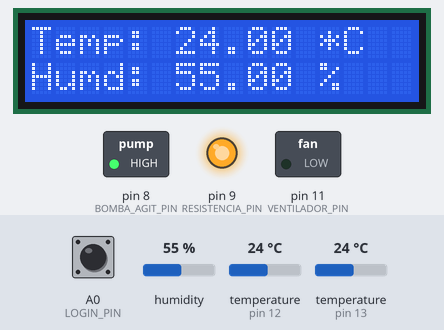
The sketch below on a simulated Arduino Uno, built with avr-gcc and run on an emulated ATmega328P. On the bench: 16×2 character LCD, switched loads named in the sketch (green lamp = pin HIGH), output pins drawn as LEDs (lit = HIGH). The test bench sets the inputs (shaded band); at power-on: humidity 55 %, temperature (sensors on pin 12, pin 13) 24 °C, A0 (LOGIN_PIN) HIGH. What the sketch prints to the serial monitor is not drawn.

Above: at 9.7 s.
9.8 s: humidity set to 81 %
At 14.1 s:
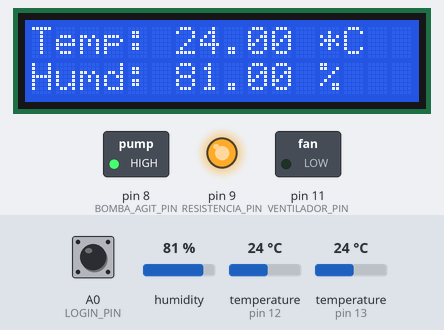
19.1 s: humidity set to 83 %
At 24.7 s:
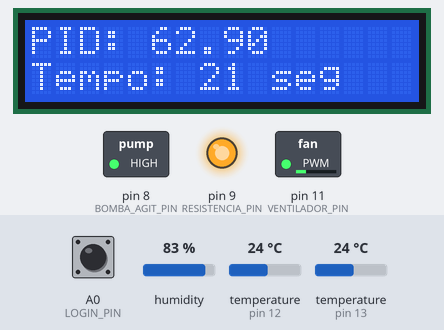
28.5 s: temperature (sensor on pin 12) set to 25.9 °C
At 30.8 s:
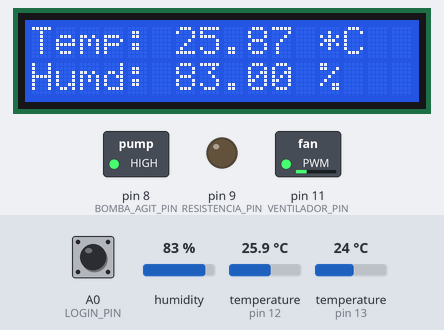
37.9 s: humidity set to 88 %
At 39.8 s:
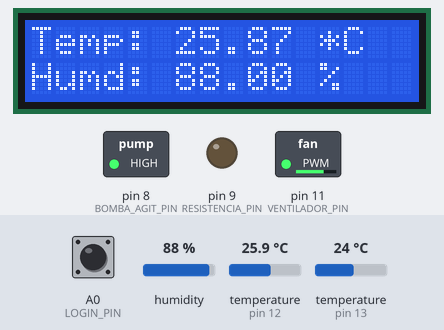
46.8 s: temperature (sensor on pin 12) set to 25.3 °C
At 52.7 s:
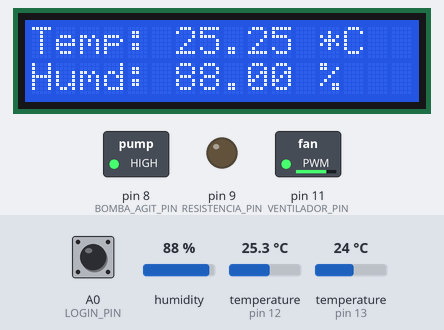
56.2 s: temperature (sensor on pin 12) set to 24.2 °C
At 56.5 s:
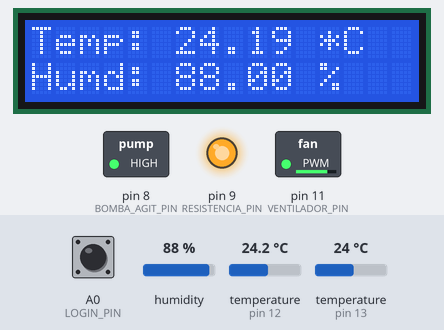
Timing chart, 0 to 66.3 s (numbered marks = the images above; inputs shaded):
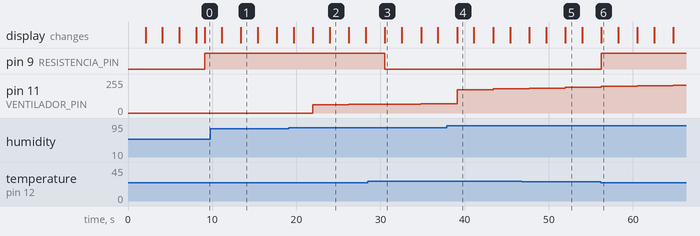

Measured:
- the behaviour switches between 82 and 83 % on humidity (found by bisection; images 1 and 2)
- the behaviour switches between 25.3 and 25.4 °C on temperature (sensor on pin 12) (found by bisection; images 2 and 3)
- the behaviour switches between 24.8 and 24.7 °C on temperature (sensor on pin 12) (found by bisection; images 5 and 6)
- after the input at 19.1 s, pin 11 (VENTILADOR_PIN): 0/255 → 62/255 after 2.9 s, → 65/255 4.3 s later
- after the input at 28.5 s, pin 9 (RESISTENCIA_PIN): HIGH → LOW after 2.0 s
- after the input at 56.2 s, pin 9 (RESISTENCIA_PIN): LOW → HIGH at once
- what the display in image 1 shows lasts 2.0 s, from 13.4 s to 15.4 s

The sketch:

CODIGO_170315.ino
```cpp
//Bibliotecas
#include <PID_v1.h>
#include <OneWire.h>
#include <DallasTemperature.h>
#include <DHT.h>
#include <LiquidCrystal.h>

//Comandos
#define ON 1      //Liga
#define OFF 0     //Desliga
#define PLUS 255  //Aumenta
#define LESS 0    //Diminui

// Pinos de entrada/saida da informação
#define TEMP_SENSOR_PIN 12  //Sensor de Temperatura
#define HUMD_SENSOR_PIN 13  //Sensor de Humidade
#define DHTTYPE DHT22       //Modelo do Sensor
#define BOMBA_AGIT_PIN 8    //Relé Bomba de Extração
#define RESISTENCIA_PIN 9   //Relé resistencia
#define VENTILADOR_PIN 11  //MD Ventilador
#define LOGIN_PIN A0  //MD Ventilador

//Valores pretendidos
#define HUMIDADE 80 //Valor relativo da humidade
#define HUMD_INC 2  //Valor da incerteza da humidade
#define TEMPERATURA 25 //Valor da temperatura
#define TEMP_INC 0.3   //Valor da incerteza da temperatura

//Variaveis de Controlo
int controlo = 0;
int contHumd, contTemp;

//Variaveis de informação
float h_humd, h_temp;//Leituras do sensor de humidade
float temp; //leitura do sensor de temperatura

//Variaveis PID
double  pidInput, pidOutput, Setpoint = HUMIDADE;
float KP = 20.25;//100
float KI = 7.175;//7.175
float KD = 0;//0

//Contagem das leituras
int resNum = 0;
double actTime = 0, lastTime = -120;

OneWire oneWire(TEMP_SENSOR_PIN); //Incialização do sesnsor de tempartura
DallasTemperature sensors(&oneWire);//Passa a referencia do oneWire para o Dallas
DHT dht(HUMD_SENSOR_PIN, DHTTYPE); //Incializa o sensor de Humidade
LiquidCrystal lcd(7, 6, 5, 4, 3, 2); //Iniclialização do LCD
PID epPID(&pidInput, &pidOutput, &Setpoint, KP, KI, KD, REVERSE); //Inicialização PID

void setup(void){
  //Preparação dos sensores
  sensors.begin(); //temperatura
  dht.begin();     //humidade

  //Inicia o PID
  epPID.SetMode(AUTOMATIC);
  //epPID.SetOutputLimits(25, 255);
  lcd.begin(16, 2); //LCD

  //Modo dos Pinos
  pinMode(LOGIN_PIN, INPUT);
  pinMode(TEMP_SENSOR_PIN, INPUT);
  pinMode(HUMD_SENSOR_PIN, INPUT_PULLUP);
  pinMode(RESISTENCIA_PIN, OUTPUT);
  pinMode(BOMBA_AGIT_PIN, OUTPUT);
  pinMode(VENTILADOR_PIN, OUTPUT);

  //Imprime a mesma mensagem no LCD
  lcd.setCursor(0, 0);
  lcd.print("Pool Control +");
  lcd.setCursor(0, 1);
  lcd.print("Everithing + 3.0");
  delay(2000);

  lcd.clear();
  lcd.setCursor(0, 0);
  lcd.print("Andre Oliveira");
  lcd.setCursor(0, 1);
  lcd.print("Barbara Santos");
  delay(2000);
  lcd.clear();
  lcd.setCursor(0, 0);
  lcd.print("Gabriel Azevedo");
  lcd.setCursor(0, 1);
  lcd.print("M Ines Almeida");
  delay(2000);
  lcd.clear();
  lcd.setCursor(0, 0);
  lcd.print("Tiago Moura");
  lcd.setCursor(0, 1);
  lcd.print("We Are Good ....");
  delay(2000);

  //faz login
  lcd.clear();
  while(digitalRead(LOGIN_PIN) == LOW){
    lcd.setCursor(2, 0);
    lcd.print("Introduza a");
    lcd.setCursor(0, 1);
    lcd.print("chave p/ iniciar");
  }
  //Comunicação Serial
  Serial.begin(9600); //Incia a cominuicação serial
  Serial.println("(C) Everithing Plus 3.0"); //Mensagem de Incialização
  Serial.println("Pool Control Plus");
  Serial.println("Produzido por: \n\t\tAndre Oliveira (1161260),\n\t\tBarbara Santos (1161033),\n\t\tJorge Gabriel Azevedo (1160929),\n\t\tM Ines Almeida (1160631),\n\t\tTiago Moura (1160715)");
  Serial.println("ISEP - Licenciatura em Engenharia de Sistemas (2016/17)");

  Serial.println("\n#\tt(s)\tT(*C)\tH(%)\tPID\tObs");
  //Liga a bomba de agitação
  digitalWrite(BOMBA_AGIT_PIN, HIGH);
}

void loop(void){

  actTime = millis()/1000;

  //Recebe informações dos parametros desajustados
  controlo = temperatura() + humidade();

  //Output da informação
  if((actTime - lastTime >= 1) && controlo != 1000 && controlo != 2000){ //25seg + tempo de processamento ~ 30seg e não há erros!
    resNum++;
    Serial.print(resNum);
    Serial.print("\t");
    Serial.print(actTime);
    Serial.print("\t");
    Serial.print(temp);
    Serial.print("\t");
    Serial.print(h_humd);
    Serial.print("\t");
    Serial.println(pidOutput);

    lastTime = actTime;
  }


  //Segue o caminho mais adquado
  switch(controlo){
    case 0:
      showInfoLCD(1);
      break;
    case 1:
      aquecimento(ON); //Temperatura Baixa
      showInfoLCD(1);
      break;
    case 2:
      aquecimento(OFF); //Temperatura Alta
      showInfoLCD(1);
      break;
    case 4:
      //Humidade Baixa
      ventilador();
      showInfoLCD(1);
      break;
    case 5:
      //Temperatura Baixa e Humidade Baixa
      aquecimento(ON);
      ventilador();
      showInfoLCD(1);
      break;
    case 6:
      //Temperatura Alta e Humidade Baixa
      aquecimento(OFF);
      ventilador();
      showInfoLCD(1);
      break;
    case 8:
      //Humidade Alta
      ventilador();
      showInfoLCD(1);
      break;
    case 9:
      //Temperatura Baixa e Humidade Alta
      aquecimento(ON);
      ventilador();
      showInfoLCD(1);
      break;
    case 10:
      //Temperatura Alta e Humidade Alta
      aquecimento(OFF);
      ventilador();
      showInfoLCD(1);
      break;
    default : //Valor com significado impossivel
      Serial.println("\t\t\t\t\tERRO: Leituras sem significado! Opa temos algum erro mas o que importa e' ter saude");
      showInfoLCD(0);

      break;
  }
  delay(1500);
}

int humidade(){ //Analiza a informação do sensor humidade
  h_humd = dht.readHumidity(); //Leitura da humidade do sensor de humidade
  h_temp = dht.readTemperature(); //Leitura da temperatura do sensor de humidade

  //Se acontecer algum erro com o sensor de humidade faz restart
  if (isnan(h_humd) || isnan(h_temp)) {
    return 1000;
  }

  //Analize dos valores
  if(h_humd < (HUMIDADE - HUMD_INC)){
    //Humidade baixa
    contHumd = 4;
  }else if (h_humd > (HUMIDADE + HUMD_INC)){
    //Humidade alta
    contHumd = 8;
  }else{
    //Humidade ok
    contHumd = 0;
  }

  return contHumd;
}

int temperatura(){ //Analiza a informação do sensor temperatura

  //Envia o request de temperatura
  sensors.requestTemperatures();
  temp = sensors.getTempCByIndex(0);
  //Saida do controlo

  //Analize dos valores
  if(temp < (TEMPERATURA - TEMP_INC)){
    //Temperatura baixa
    contTemp = 1;
  }else if (temp > (TEMPERATURA + TEMP_INC)){
    //Temperatura alta
    contTemp = 2;
  }else if (temp == -127){
    //Erro
    return 1000;
  }else{
    //Temperatura ok
    contTemp = 0;
  }

  //Temperatura ok
  return contTemp;
}

void ventilador(){
  //analogWrite(VENTILADOR_PIN, vel);
  pidInput = h_humd;
  epPID.Compute();
  analogWrite(VENTILADOR_PIN,pidOutput);
  //analogWrite(VENTILADOR_PIN,255);
}

void aquecimento(int pwr){
  digitalWrite(RESISTENCIA_PIN, pwr);
}

void showInfoLCD(int printFlag){
  if(printFlag == 1){
    lcd.clear();
    lcd.setCursor(0, 0);
    lcd.print("Temp: ");
    lcd.print(temp);
    lcd.print(" *C");

    lcd.setCursor(0, 1);
    lcd.print("Humd: ");
    lcd.print(h_humd);
    lcd.print(" %");

    delay(2000);

    lcd.clear();
    lcd.setCursor(0, 0);
    lcd.print("PID: ");
    lcd.print(pidOutput);

    lcd.setCursor(0, 1);
    lcd.print("Tempo: ");
    lcd.print((int)actTime);
    lcd.print(" seg");
  }else{
    lcd.clear();
    lcd.setCursor(0, 0);
    lcd.print("Erro Sensores");
    lcd.setCursor(0, 1);
    lcd.print("Tempo: ");
    lcd.print((int)actTime);
    lcd.print(" seg");
  }
}
```
